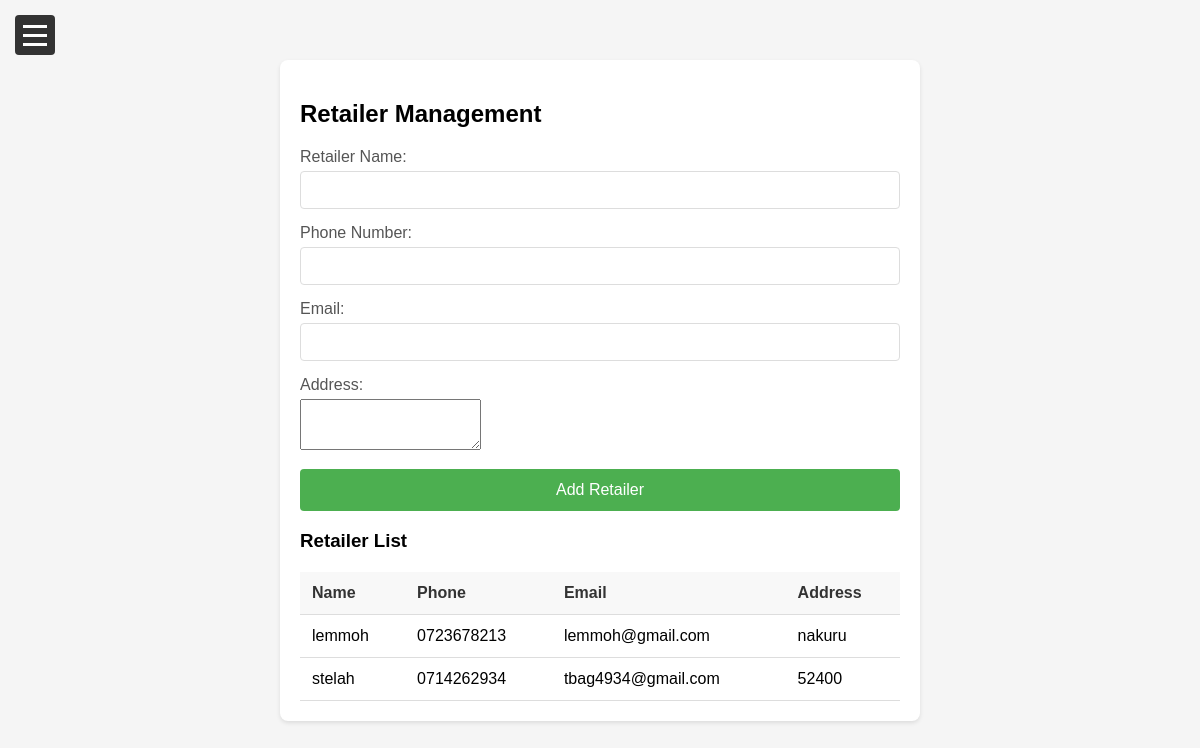
Page /retailers.php on the committed database.
### tables this page shows
CREATE TABLE `retailers` (
  `id` int(11) NOT NULL,
  `retailer_name` varchar(255) NOT NULL,
  `phone` varchar(15) DEFAULT NULL,
  `email` varchar(255) DEFAULT NULL,
  `address` text DEFAULT NULL,
  `created_at` timestamp NOT NULL DEFAULT current_timestamp()
);

### retailers.php (the view, shortened to what this page needs)
<?php
require_once 'db_config.php';
?>
<!DOCTYPE html>
<html lang="en">
<head>
    <link rel="stylesheet" href="styles.css">
</head>
<body>
    <button class="menu-toggle">
        <span></span>
        <span></span>
        <span></span>
    </button>
    <div class="main-content">
        <div class="container">
            <h2>Retailer Management</h2>
            <form action="retailers.php" method="post" class="form-style">
                <div class="form-group">
                    <label for="retailer_name">Retailer Name:</label>
                    <input type="text" id="retailer_name" name="retailer_name" required>
                </div>
                <div class="form-group">
                    <label for="phone">Phone Number:</label>
                    <input type="tel" id="phone" name="phone">
                </div>
                <div class="form-group">
                    <label for="email">Email:</label>
                    <input type="email" id="email" name="email">
                </div>
                <div class="form-group">
                    <label for="address">Address:</label>
                    <textarea id="address" name="address" rows="3"></textarea>
                </div>
                <input type="submit" value="Add Retailer">
            </form>
            <h3>Retailer List</h3>
            <?php
            try {
                $sql = "SELECT * FROM retailers ORDER BY retailer_name";
                $stmt = $conn->query($sql);
                if ($stmt->rowCount() > 0) {
                    echo "<table>
                            <tr>
                                <th>Name</th>
                                <th>Phone</th>
                                <th>Email</th>
                                <th>Address</th>
                            </tr>";
                    while($row = $stmt->fetch(PDO::FETCH_ASSOC)) {
                        echo "<tr>
                                <td>" . htmlspecialchars($row['retailer_name']) . "</td>
                                <td>" . htmlspecialchars($row['phone'] ?: '-') . "</td>
                                <td>" . htmlspecialchars($row['email'] ?: '-') . "</td>
                                <td>" . htmlspecialchars($row['address'] ?: '-') . "</td>
                            </tr>";
                    }
                    echo "</table>";
                } else {
                    echo "<p>No retailers found</p>";
                }
            } catch(PDOException $e) {
                echo '<div class="feedback error">Error: ' . htmlspecialchars($e->getMessage()) . '</div>';
            }
            ?>
        </div>
    </div>
</body>
</html>

### styles.css (style rules this page uses)
body { display: flex; margin: 0; min-height: 100vh; font-family: Arial, sans-serif; }
.menu-toggle { position: fixed; top: 15px; left: 15px; z-index: 1001; background: #333; border: none; cursor: pointer; width: 40px; height: 40px; border-radius: 4px; display: flex; flex-direction: column; justify-content: center; align-items: center; gap: 6px; transition: transform 0.3s ease; }
.menu-toggle span { display: block; width: 24px; height: 3px; background-color: white; transition: transform 0.3s ease, opacity 0.3s ease; transform-origin: center; }
.main-content { flex: 1; padding: 20px; margin-left: 0; background-color: #f5f5f5; transition: margin-left 0.3s ease; padding-top: 60px; min-height: calc(100vh - 80px); }
.container { max-width: 600px; margin: 0 auto; background-color: white; padding: 20px; border-radius: 8px; box-shadow: 0 2px 4px rgba(0, 0, 0, 0.1); }
.form-group { margin-bottom: 20px; }
label { display: block; margin-bottom: 5px; color: #555; font-weight: 500; }
input[type="text"], input[type="number"], input[type="password"], input[type="email"], input[type="tel"], select { width: 100%; padding: 10px; border: 1px solid #ddd; border-radius: 4px; box-sizing: border-box; font-size: 14px; }
input[type="submit"] { background-color: #4CAF50; color: white; padding: 12px 20px; border: none; border-radius: 4px; cursor: pointer; font-size: 16px; width: 100%; }
table { width: 100%; border-collapse: collapse; margin-top: 20px; background-color: white; }
th, td { padding: 12px; text-align: left; border-bottom: 1px solid #ddd; }
th { background-color: #f8f8f8; color: #333; font-weight: 600; }
.form-group { margin-bottom: 15px; }

### rows in the picture
retailers: retailer_name "lemmoh", phone "0723678213", email "lemmoh@gmail.com", address "nakuru"
retailers: retailer_name "stelah", phone "0714262934", email "tbag4934@gmail.com", address "52400"
